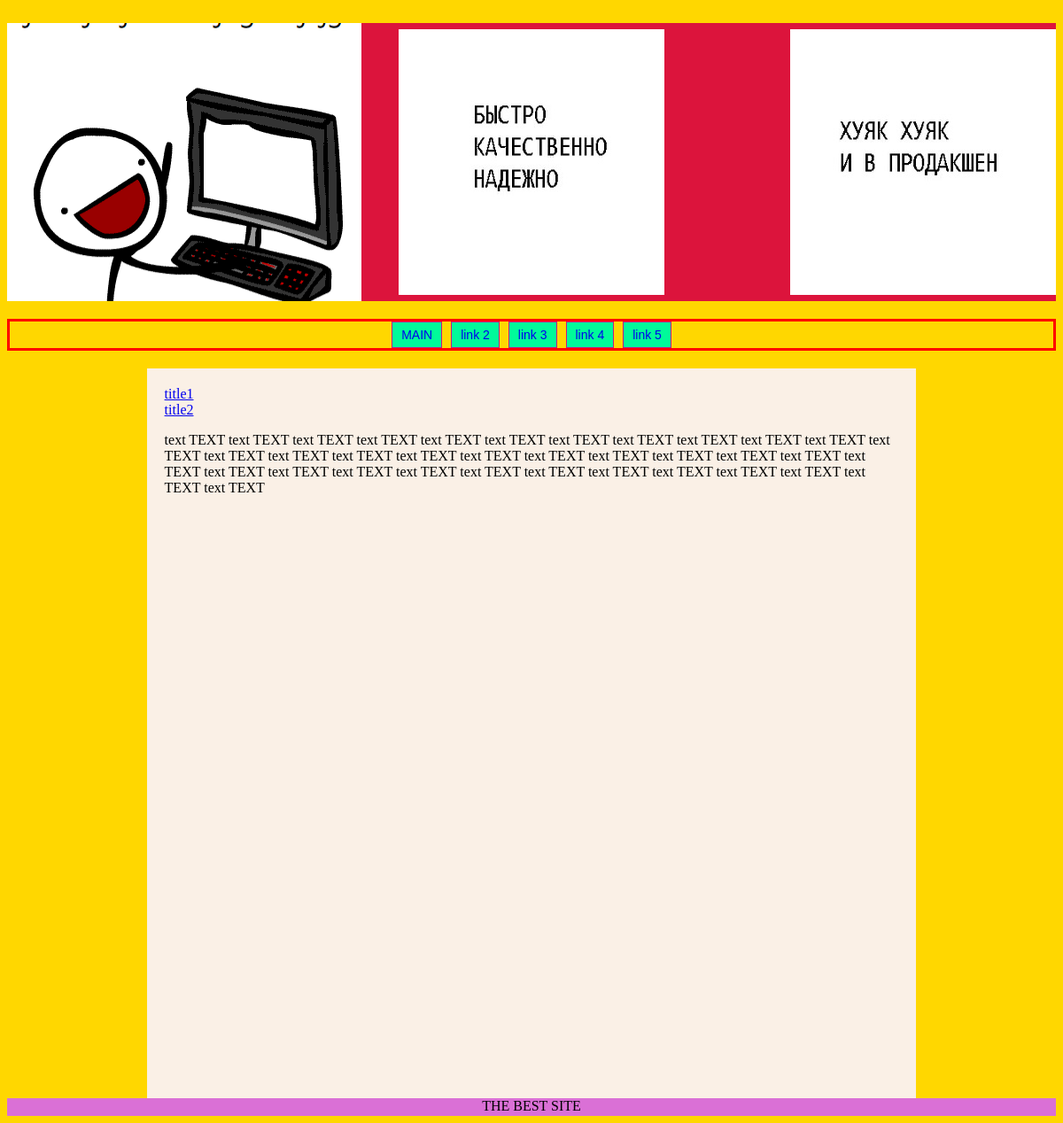
The app's page /proj1/index.php, older data.
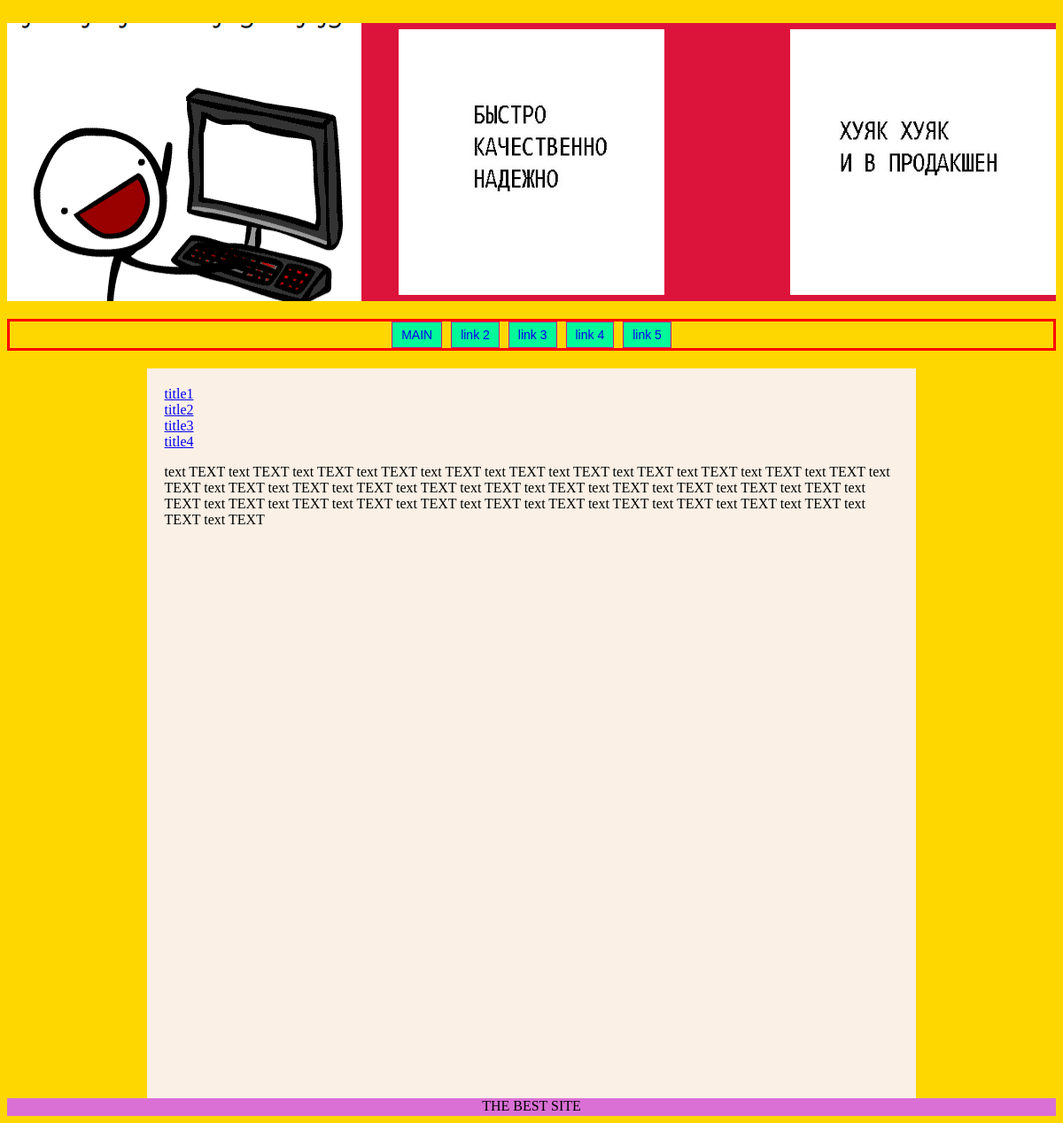
The same page, newer data.
### tables this page shows
CREATE TABLE IF NOT EXISTS `articles` (
  `id` int(11) NOT NULL AUTO_INCREMENT,
  `title` varchar(255) NOT NULL,
  `text` text NOT NULL,
  PRIMARY KEY (`id`)
);

### proj1/index.php (called while the page is built)
<?php
include 'functions/connect_bd.php';
include 'functions/functions.php';
$mysqli = connect();
$mydata = take($mysqli);
include 'view/view.php';
?>

### proj1/functions/functions.php (called while the page is built, shortened)
<?php
function take($mysqli) {
    $result = mysqli_query($mysqli, 'SELECT id, title, text FROM articles') or die(mysqli_error());
    while ($row = mysqli_fetch_assoc($result)) {
        $myrow[] = $row;
    }
    return $myrow;
}

### proj1/view/view.php (the view, shortened to what this page needs)
<!DOCTYPE html>
<html>
    <head>
        <link href="css/style.css" rel="stylesheet" type="text/css"/>
    </head>
    <body>
        <header>
            <div class="header">
                <div class="header_i">
                    <div class="header_c">
                        <div class="header_t">
                        </div>
                    </div>
                </div>
            </div>
        </header>
        <div id="mainmenu">
            <ul>
                <li><a href="http://localhost/proj1/index.php#"> MAIN </a></li>
                <li><a href="#">link 2</a></li>
                <li><a href="#">link 3</a></li>
                <li><a href="#">link 4</a></li>
                <li><a href="#">link 5</a></li>
            </ul>
        </div>
        <div class="content">
            <?php
            foreach ($mydata as $val) {
                echo '<a href = single_article.php?id=' . $val['id'] . '>' . $val['title'] . "</a><br/>";
            }
            ?>
            <p>text TEXT text TEXT text TEXT text TEXT text TEXT text TEXT text TEXT
                text TEXT text TEXT text TEXT text TEXT text TEXT text TEXT text TEXT
                text TEXT text TEXT text TEXT text TEXT text TEXT text TEXT text TEXT
                text TEXT text TEXT text TEXT text TEXT text TEXT text TEXT text TEXT
                text TEXT text TEXT text TEXT text TEXT text TEXT text TEXT text TEXT </p>
        </div>
        <footer>
            <div class="footer">
                THE BEST SITE
            </div>
        </footer>
    </body>
</html>

### proj1/css/style.css (style rules this page uses)
html, body { background: gold; }
header { margin-bottom: 20px; background: crimson; }
.header_i { width: 100%; height: 40%; background: url(img/fsdfksdjfksjdf.gif)no-repeat left; }
.header_t { width: 100%; height: 100%; background: url(img/hujak.jpg) no-repeat right; }
.header_c { width: 100%; height: 100%; background: url(img/bkn.jpg) no-repeat center; }
.content { padding-top: 20px; padding-bottom: 20px; padding: 20px; margin: auto; width: 70%; height: 100%; background: linen; }
footer { width: 100%; height: 20px; background: orchid; text-align: center; }
#mainmenu { position: relative; overflow:hidden; height:30px; margin:20px 0; border: 3px solid red; }
#mainmenu ul { list-style:none; margin:0; padding:0; position: relative; left:50%; float:left; font:14px Arial, Helvetica, sans-serif; height:30px; }
#mainmenu ul li { position:relative; left:-50%; float:left; margin:0 5px; height:30px; }
#mainmenu ul li a { display:block; text-decoration:none; padding:6px 10px; background: mediumspringgreen; border: 1px solid mediumvioletred; }

Row changes from the older to the newer data that the page shows:
added articles: title "title3"
added articles: title "title4"
